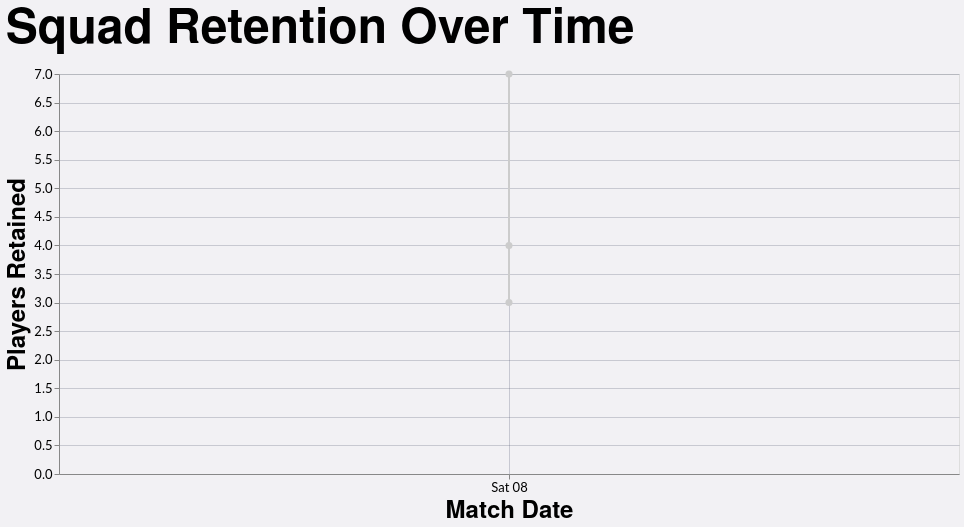

Express this chart as Vega-Lite.
### Vega-Lite specification from a JSON file in a GitHub repository (floating-point values rounded to 4 significant figures)
{"config": {"axis": {"labelFont": "Lato, sans-serif", "titleFont": "PT Sans Narrow, Helvetica Neue, Helvetica, Arial, sans-serif", "labelFontSize": 13, "titleFontSize": 24, "gridColor": "#202947", "gridOpacity": 0.2}, "header": {"labelFont": "PT Sans Narrow, Helvetica Neue, Helvetica, Arial, sans-serif", "titleFont": "PT Sans Narrow, Helvetica Neue, Helvetica, Arial, sans-serif", "labelFontSize": 24, "titleFontSize": 28, "labelFontWeight": "bold", "orient": "left"}, "legend": {"labelFont": "Lato, sans-serif", "titleFont": "PT Sans Narrow, Helvetica Neue, Helvetica, Arial, sans-serif", "labelFontSize": 14, "titleFontSize": 16, "titlePadding": 5, "fillColor": "white", "strokeColor": "black", "padding": 10, "titleFontWeight": "lighter", "titleFontStyle": "italic", "titleColor": "gray", "offset": 10}, "title": {"font": "PT Sans Narrow, Helvetica Neue, Helvetica, Arial, sans-serif", "fontSize": 48, "fontWeight": "bold", "anchor": "start", "align": "center", "titlePadding": 20, "subtitlePadding": 10, "subtitleFontSize": 13, "subtitleColor": "", "subtitleFontStyle": "italic", "offset": 15, "color": "black"}, "axisX": {"labelAngle": 0}, "facet": {"title": null, "header": null, "align": {"row": "each", "column": "each"}}, "resolve": {"scale": {"y": "independent", "facet": "independent"}}, "background": "#f2f1f4"}, "data": {"name": "data-d70278134b7abb6c650486fc47cf547d"}, "mark": {"type": "line", "point": {"size": 50}}, "encoding": {"color": {"field": "Color1", "legend": null, "scale": null, "type": "nominal"}, "detail": {"field": "Team", "type": "nominal"}, "tooltip": [{"field": "Team", "type": "nominal"}, {"field": "Opposition", "type": "nominal"}, {"field": "Date", "format": "%d %b %Y", "type": "temporal"}, {"field": "Season", "type": "nominal"}, {"field": "Unit", "type": "nominal"}, {"field": "Retained", "title": "Players Retained", "type": "quantitative"}], "x": {"field": "Date", "title": "Match Date", "type": "temporal"}, "y": {"field": "Retained", "title": "Players Retained", "type": "quantitative"}}, "height": 400, "title": "Squad Retention Over Time", "width": 900, "$schema": "https://vega.github.io/schema/vega-lite/v5.20.1.json", "datasets": {"data-d70278134b7abb6c650486fc47cf547d": [{"Match ID": "1232385", "Season": "2025-2026", "Date": "2025-11-08T00:00:00", "Team": "Haywards Heath II", "Opposition": "Unknown", "Color1": "#cccccc", "Color2": "#666666", "Unit": "Total", "Retained": 7.0}, {"Match ID": "1232385", "Season": "2025-2026", "Date": "2025-11-08T00:00:00", "Team": "Haywards Heath II", "Opposition": "Unknown", "Color1": "#cccccc", "Color2": "#666666", "Unit": "Forwards", "Retained": 4.0}, {"Match ID": "1232385", "Season": "2025-2026", "Date": "2025-11-08T00:00:00", "Team": "Haywards Heath II", "Opposition": "Unknown", "Color1": "#cccccc", "Color2": "#666666", "Unit": "Backs", "Retained": 3.0}]}}
